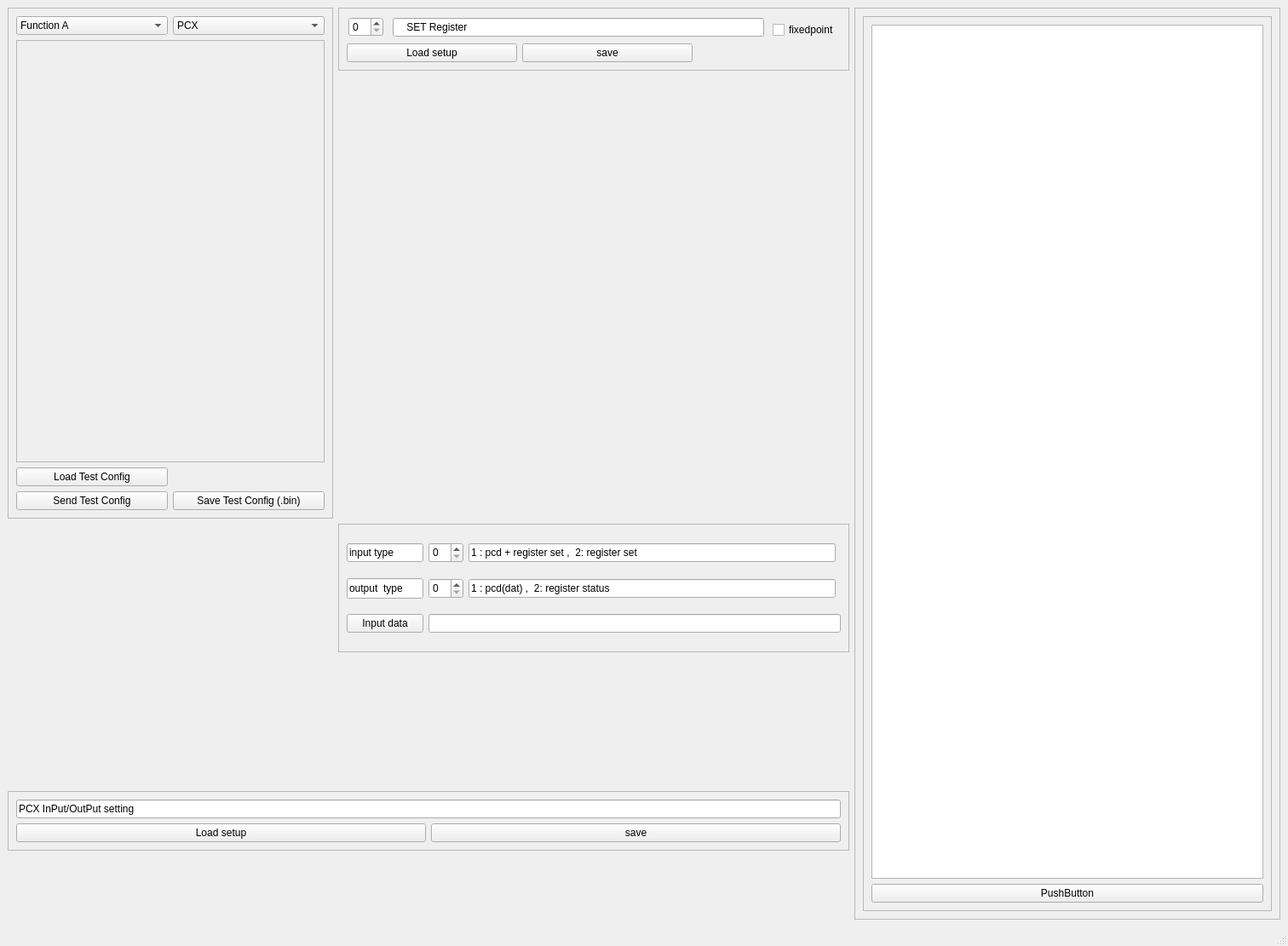
<?xml version="1.0" encoding="UTF-8"?>
<ui version="4.0">
 <class>MainWindow</class>
 <widget class="QMainWindow" name="MainWindow">
  <property name="geometry">
   <rect>
    <x>0</x>
    <y>0</y>
    <width>1512</width>
    <height>1111</height>
   </rect>
  </property>
  <property name="windowTitle">
   <string>MainWindow</string>
  </property>
  <widget class="QWidget" name="centralwidget">
   <layout class="QGridLayout" name="gridLayout_4">
    <item row="0" column="0" colspan="2">
     <widget class="QFrame" name="FunctionTab">
      <property name="sizePolicy">
       <sizepolicy hsizetype="Preferred" vsizetype="Preferred">
        <horstretch>0</horstretch>
        <verstretch>0</verstretch>
       </sizepolicy>
      </property>
      <property name="maximumSize">
       <size>
        <width>400</width>
        <height>600</height>
       </size>
      </property>
      <property name="frameShape">
       <enum>QFrame::StyledPanel</enum>
      </property>
      <property name="frameShadow">
       <enum>QFrame::Raised</enum>
      </property>
      <layout class="QGridLayout" name="gridLayout_6">
       <item row="1" column="0">
        <widget class="QPushButton" name="pushButton_4">
         <property name="text">
          <string>Load Test Config</string>
         </property>
        </widget>
       </item>
       <item row="2" column="0">
        <widget class="QPushButton" name="generateButton">
         <property name="styleSheet">
          <string notr="true">QPushBotton{
background : rgb(255, 0, 0)
}
</string>
         </property>
         <property name="text">
          <string>Send Test Config</string>
         </property>
        </widget>
       </item>
       <item row="2" column="1">
        <widget class="QPushButton" name="pushButton_2">
         <property name="text">
          <string>Save Test Config (.bin)</string>
         </property>
        </widget>
       </item>
       <item row="0" column="0" colspan="2">
        <layout class="QVBoxLayout" name="verticalLayout">
         <item>
          <layout class="QHBoxLayout" name="horizontalLayout_2"/>
         </item>
         <item>
          <layout class="QHBoxLayout" name="horizontalLayout">
           <item>
            <widget class="QComboBox" name="functionComboBox">
             <property name="maximumSize">
              <size>
               <width>400</width>
               <height>16777215</height>
              </size>
             </property>
             <item>
              <property name="text">
               <string>Function A</string>
              </property>
             </item>
             <item>
              <property name="text">
               <string>Function B</string>
              </property>
             </item>
             <item>
              <property name="text">
               <string>Function C</string>
              </property>
             </item>
             <item>
              <property name="text">
               <string>Function D</string>
              </property>
             </item>
            </widget>
           </item>
           <item>
            <widget class="QComboBox" name="comboBox">
             <item>
              <property name="text">
               <string>PCX</string>
              </property>
             </item>
             <item>
              <property name="text">
               <string>A2X</string>
              </property>
             </item>
            </widget>
           </item>
          </layout>
         </item>
         <item>
          <widget class="QScrollArea" name="TestLists">
           <property name="widgetResizable">
            <bool>true</bool>
           </property>
           <widget class="QWidget" name="scrollAreaWidgetContents">
            <property name="geometry">
             <rect>
              <x>0</x>
              <y>0</y>
              <width>358</width>
              <height>479</height>
             </rect>
            </property>
            <layout class="QVBoxLayout" name="verticalLayout_4">
             <property name="leftMargin">
              <number>1</number>
             </property>
             <property name="topMargin">
              <number>1</number>
             </property>
             <property name="rightMargin">
              <number>1</number>
             </property>
             <property name="bottomMargin">
              <number>1</number>
             </property>
            </layout>
           </widget>
          </widget>
         </item>
        </layout>
       </item>
      </layout>
     </widget>
    </item>
    <item row="2" column="0">
     <spacer name="verticalSpacer">
      <property name="orientation">
       <enum>Qt::Vertical</enum>
      </property>
      <property name="sizeType">
       <enum>QSizePolicy::Preferred</enum>
      </property>
      <property name="sizeHint" stdset="0">
       <size>
        <width>20</width>
        <height>20</height>
       </size>
      </property>
     </spacer>
    </item>
    <item row="0" column="3" rowspan="4">
     <widget class="QFrame" name="Resulttab">
      <property name="maximumSize">
       <size>
        <width>500</width>
        <height>16777215</height>
       </size>
      </property>
      <property name="frameShape">
       <enum>QFrame::StyledPanel</enum>
      </property>
      <property name="frameShadow">
       <enum>QFrame::Raised</enum>
      </property>
      <layout class="QVBoxLayout" name="verticalLayout_6">
       <item>
        <widget class="QScrollArea" name="scrollArea_4">
         <property name="widgetResizable">
          <bool>true</bool>
         </property>
         <widget class="QWidget" name="scrollAreaWidgetContents_4">
          <property name="geometry">
           <rect>
            <x>0</x>
            <y>0</y>
            <width>478</width>
            <height>1029</height>
           </rect>
          </property>
          <layout class="QVBoxLayout" name="verticalLayout_2">
           <item>
            <widget class="QTableWidget" name="tableWidget_3">
             <property name="enabled">
              <bool>true</bool>
             </property>
            </widget>
           </item>
           <item>
            <widget class="QPushButton" name="deserializeButton">
             <property name="text">
              <string>PushButton</string>
             </property>
            </widget>
           </item>
          </layout>
         </widget>
        </widget>
       </item>
      </layout>
     </widget>
    </item>
    <item row="3" column="0" colspan="3" alignment="Qt::AlignTop">
     <widget class="QFrame" name="commonRegisterTab">
      <property name="sizePolicy">
       <sizepolicy hsizetype="Expanding" vsizetype="Expanding">
        <horstretch>0</horstretch>
        <verstretch>0</verstretch>
       </sizepolicy>
      </property>
      <property name="frameShape">
       <enum>QFrame::StyledPanel</enum>
      </property>
      <property name="frameShadow">
       <enum>QFrame::Raised</enum>
      </property>
      <layout class="QGridLayout" name="gridLayout_5">
       <item row="1" column="0">
        <widget class="QPushButton" name="pushButton_3">
         <property name="text">
          <string>Load setup</string>
         </property>
        </widget>
       </item>
       <item row="1" column="1">
        <widget class="QPushButton" name="saveCommonRegisterButton">
         <property name="text">
          <string>save</string>
         </property>
        </widget>
       </item>
       <item row="0" column="0" colspan="2">
        <widget class="QLineEdit" name="lineEdit">
         <property name="sizePolicy">
          <sizepolicy hsizetype="Minimum" vsizetype="Fixed">
           <horstretch>0</horstretch>
           <verstretch>0</verstretch>
          </sizepolicy>
         </property>
         <property name="text">
          <string>PCX InPut/OutPut setting</string>
         </property>
        </widget>
       </item>
      </layout>
     </widget>
    </item>
    <item row="0" column="2" alignment="Qt::AlignTop">
     <widget class="QFrame" name="RegisterTab">
      <property name="maximumSize">
       <size>
        <width>600</width>
        <height>16777215</height>
       </size>
      </property>
      <property name="cursor">
       <cursorShape>ArrowCursor</cursorShape>
      </property>
      <property name="frameShape">
       <enum>QFrame::StyledPanel</enum>
      </property>
      <property name="frameShadow">
       <enum>QFrame::Raised</enum>
      </property>
      <layout class="QFormLayout" name="formLayout">
       <item row="1" column="0" colspan="2">
        <layout class="QGridLayout" name="gridLayout_2">
         <item row="0" column="0">
          <widget class="QPushButton" name="pushButton">
           <property name="sizePolicy">
            <sizepolicy hsizetype="Preferred" vsizetype="Minimum">
             <horstretch>0</horstretch>
             <verstretch>0</verstretch>
            </sizepolicy>
           </property>
           <property name="maximumSize">
            <size>
             <width>200</width>
             <height>200</height>
            </size>
           </property>
           <property name="text">
            <string>Load setup</string>
           </property>
          </widget>
         </item>
         <item row="0" column="1">
          <widget class="QPushButton" name="saveRegisterButton">
           <property name="sizePolicy">
            <sizepolicy hsizetype="Preferred" vsizetype="Preferred">
             <horstretch>0</horstretch>
             <verstretch>0</verstretch>
            </sizepolicy>
           </property>
           <property name="minimumSize">
            <size>
             <width>0</width>
             <height>10</height>
            </size>
           </property>
           <property name="maximumSize">
            <size>
             <width>200</width>
             <height>200</height>
            </size>
           </property>
           <property name="text">
            <string>save</string>
           </property>
          </widget>
         </item>
        </layout>
       </item>
       <item row="0" column="0" colspan="2">
        <layout class="QGridLayout" name="gridLayout">
         <property name="leftMargin">
          <number>2</number>
         </property>
         <property name="topMargin">
          <number>0</number>
         </property>
         <property name="rightMargin">
          <number>2</number>
         </property>
         <item row="0" column="1" rowspan="2">
          <spacer name="horizontalSpacer_2">
           <property name="orientation">
            <enum>Qt::Horizontal</enum>
           </property>
           <property name="sizeType">
            <enum>QSizePolicy::Preferred</enum>
           </property>
           <property name="sizeHint" stdset="0">
            <size>
             <width>5</width>
             <height>20</height>
            </size>
           </property>
          </spacer>
         </item>
         <item row="0" column="0" rowspan="2">
          <widget class="QSpinBox" name="spinBox_multiInput"/>
         </item>
         <item row="0" column="2" rowspan="2">
          <widget class="QLineEdit" name="lineEdit_3">
           <property name="text">
            <string>    SET Register</string>
           </property>
          </widget>
         </item>
         <item row="1" column="4">
          <widget class="QCheckBox" name="globalFixedPointCheckBox">
           <property name="text">
            <string>fixedpoint</string>
           </property>
          </widget>
         </item>
         <item row="0" column="3" rowspan="2">
          <spacer name="horizontalSpacer">
           <property name="orientation">
            <enum>Qt::Horizontal</enum>
           </property>
           <property name="sizeType">
            <enum>QSizePolicy::Preferred</enum>
           </property>
           <property name="sizeHint" stdset="0">
            <size>
             <width>4</width>
             <height>1</height>
            </size>
           </property>
          </spacer>
         </item>
        </layout>
       </item>
      </layout>
     </widget>
    </item>
    <item row="1" column="2">
     <widget class="QFrame" name="datainfo">
      <property name="sizePolicy">
       <sizepolicy hsizetype="Preferred" vsizetype="Preferred">
        <horstretch>0</horstretch>
        <verstretch>0</verstretch>
       </sizepolicy>
      </property>
      <property name="maximumSize">
       <size>
        <width>600</width>
        <height>16777215</height>
       </size>
      </property>
      <property name="frameShape">
       <enum>QFrame::StyledPanel</enum>
      </property>
      <property name="frameShadow">
       <enum>QFrame::Raised</enum>
      </property>
      <layout class="QGridLayout" name="gridLayout_3">
       <item row="2" column="2">
        <widget class="QLineEdit" name="lineEdit_5">
         <property name="text">
          <string>1 : pcd + register set ,  2: register set</string>
         </property>
        </widget>
       </item>
       <item row="4" column="1" colspan="3">
        <widget class="QLineEdit" name="lineEdit_inputSource">
         <property name="sizePolicy">
          <sizepolicy hsizetype="Preferred" vsizetype="Fixed">
           <horstretch>0</horstretch>
           <verstretch>0</verstretch>
          </sizepolicy>
         </property>
         <property name="text">
          <string/>
         </property>
        </widget>
       </item>
       <item row="3" column="2">
        <widget class="QLineEdit" name="lineEdit_6">
         <property name="text">
          <string>1 : pcd(dat) ,  2: register status</string>
         </property>
        </widget>
       </item>
       <item row="2" column="1">
        <widget class="QSpinBox" name="spinBox_inputType">
         <property name="sizePolicy">
          <sizepolicy hsizetype="Preferred" vsizetype="Fixed">
           <horstretch>0</horstretch>
           <verstretch>0</verstretch>
          </sizepolicy>
         </property>
         <property name="minimumSize">
          <size>
           <width>20</width>
           <height>24</height>
          </size>
         </property>
         <property name="maximumSize">
          <size>
           <width>60</width>
           <height>16777215</height>
          </size>
         </property>
        </widget>
       </item>
       <item row="2" column="0">
        <widget class="QLineEdit" name="lineEdit_4">
         <property name="maximumSize">
          <size>
           <width>90</width>
           <height>16777215</height>
          </size>
         </property>
         <property name="text">
          <string>input type</string>
         </property>
        </widget>
       </item>
       <item row="4" column="0">
        <widget class="QPushButton" name="pushButton_inputSource">
         <property name="sizePolicy">
          <sizepolicy hsizetype="Preferred" vsizetype="Fixed">
           <horstretch>0</horstretch>
           <verstretch>0</verstretch>
          </sizepolicy>
         </property>
         <property name="maximumSize">
          <size>
           <width>100</width>
           <height>16777215</height>
          </size>
         </property>
         <property name="text">
          <string>Input data</string>
         </property>
        </widget>
       </item>
       <item row="3" column="0">
        <widget class="QLineEdit" name="lineEdit_2">
         <property name="sizePolicy">
          <sizepolicy hsizetype="Preferred" vsizetype="Preferred">
           <horstretch>0</horstretch>
           <verstretch>0</verstretch>
          </sizepolicy>
         </property>
         <property name="maximumSize">
          <size>
           <width>90</width>
           <height>16777215</height>
          </size>
         </property>
         <property name="text">
          <string>output  type</string>
         </property>
        </widget>
       </item>
       <item row="3" column="1">
        <widget class="QSpinBox" name="spinBox_outputType">
         <property name="sizePolicy">
          <sizepolicy hsizetype="Minimum" vsizetype="Fixed">
           <horstretch>0</horstretch>
           <verstretch>0</verstretch>
          </sizepolicy>
         </property>
         <property name="minimumSize">
          <size>
           <width>10</width>
           <height>24</height>
          </size>
         </property>
         <property name="maximumSize">
          <size>
           <width>60</width>
           <height>16777215</height>
          </size>
         </property>
        </widget>
       </item>
      </layout>
     </widget>
    </item>
   </layout>
  </widget>
  <widget class="QMenuBar" name="menubar">
   <property name="geometry">
    <rect>
     <x>0</x>
     <y>0</y>
     <width>1512</width>
     <height>20</height>
    </rect>
   </property>
  </widget>
  <widget class="QStatusBar" name="statusbar"/>
 </widget>
 <resources/>
 <connections/>
</ui>
